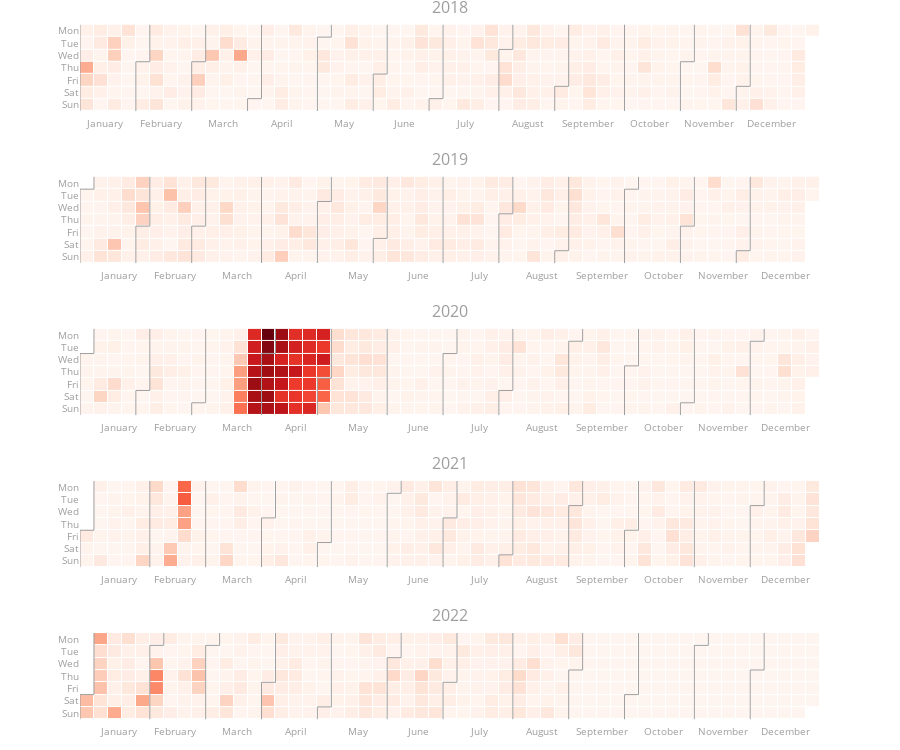

The cell this chart's notebook holds for it:
### Code cell
fig = calplot(
         events.reset_index(),
         x="FlightDate",
         y="Cancelled",
         colorscale="Reds",
         years_title=True
)
fig.show()

### Figure 1 — Plotly figure (JSON) as saved in the notebook; plotly's stock layout.template omitted (floating-point values rounded to 4 significant figures; data arrays with more than 128 entries replaced by an {"elided": "..."} marker saying what was removed)
{"data": [{"colorscale": [[0, "rgb(255,245,240)"], [0.125, "rgb(254,224,210)"], [0.25, "rgb(252,187,161)"], [0.375, "rgb(252,146,114)"], [0.5, "rgb(251,106,74)"], [0.625, "rgb(239,59,44)"], [0.75, "rgb(203,24,29)"], [0.875, "rgb(165,15,21)"], [1, "rgb(103,0,13)"]], "customdata": {"elided": "365x2 str values"}, "hovertemplate": "%{customdata[0]} <br>Week=%{x} <br>%{customdata[1]}=%{z}", "name": "2018", "showscale": false, "type": "heatmap", "x": {"elided": "365 int values"}, "xaxis": "x", "xgap": 1, "y": {"elided": "365 int values"}, "yaxis": "y", "ygap": 1, "z": {"elided": "365 float values"}, "zmax": 0.558, "zmin": 0}, {"hoverinfo": "skip", "line": {"color": "#9e9e9e", "width": 1}, "mode": "lines", "type": "scatter", "x": [0.5, 0.5], "xaxis": "x", "y": [-0.5, 6.5], "yaxis": "y"}, {"hoverinfo": "skip", "line": {"color": "#9e9e9e", "width": 1}, "mode": "lines", "type": "scatter", "x": [4.5, 4.5], "xaxis": "x", "y": [2.5, 6.5], "yaxis": "y"}, {"hoverinfo": "skip", "line": {"color": "#9e9e9e", "width": 1}, "mode": "lines", "type": "scatter", "x": [4.5, 5.5], "xaxis": "x", "y": [2.5, 2.5], "yaxis": "y"}, {"hoverinfo": "skip", "line": {"color": "#9e9e9e", "width": 1}, "mode": "lines", "type": "scatter", "x": [5.5, 5.5], "xaxis": "x", "y": [2.5, -0.5], "yaxis": "y"}, {"hoverinfo": "skip", "line": {"color": "#9e9e9e", "width": 1}, "mode": "lines", "type": "scatter", "x": [8.5, 8.5], "xaxis": "x", "y": [2.5, 6.5], "yaxis": "y"}, {"hoverinfo": "skip", "line": {"color": "#9e9e9e", "width": 1}, "mode": "lines", "type": "scatter", "x": [8.5, 9.5], "xaxis": "x", "y": [2.5, 2.5], "yaxis": "y"}, {"hoverinfo": "skip", "line": {"color": "#9e9e9e", "width": 1}, "mode": "lines", "type": "scatter", "x": [9.5, 9.5], "xaxis": "x", "y": [2.5, -0.5], "yaxis": "y"}, {"hoverinfo": "skip", "line": {"color": "#9e9e9e", "width": 1}, "mode": "lines", "type": "scatter", "x": [12.5, 12.5], "xaxis": "x", "y": [5.5, 6.5], "yaxis": "y"}, {"hoverinfo": "skip", "line": {"color": "#9e9e9e", "width": 1}, "mode": "lines", "type": "scatter", "x": [12.5, 13.5], "xaxis": "x", "y": [5.5, 5.5], "yaxis": "y"}, {"hoverinfo": "skip", "line": {"color": "#9e9e9e", "width": 1}, "mode": "lines", "type": "scatter", "x": [13.5, 13.5], "xaxis": "x", "y": [5.5, -0.5], "yaxis": "y"}, {"hoverinfo": "skip", "line": {"color": "#9e9e9e", "width": 1}, "mode": "lines", "type": "scatter", "x": [17.5, 17.5], "xaxis": "x", "y": [0.5, 6.5], "yaxis": "y"}, {"hoverinfo": "skip", "line": {"color": "#9e9e9e", "width": 1}, "mode": "lines", "type": "scatter", "x": [17.5, 18.5], "xaxis": "x", "y": [0.5, 0.5], "yaxis": "y"}, {"hoverinfo": "skip", "line": {"color": "#9e9e9e", "width": 1}, "mode": "lines", "type": "scatter", "x": [18.5, 18.5], "xaxis": "x", "y": [0.5, -0.5], "yaxis": "y"}, {"hoverinfo": "skip", "line": {"color": "#9e9e9e", "width": 1}, "mode": "lines", "type": "scatter", "x": [21.5, 21.5], "xaxis": "x", "y": [3.5, 6.5], "yaxis": "y"}, {"hoverinfo": "skip", "line": {"color": "#9e9e9e", "width": 1}, "mode": "lines", "type": "scatter", "x": [21.5, 22.5], "xaxis": "x", "y": [3.5, 3.5], "yaxis": "y"}, {"hoverinfo": "skip", "line": {"color": "#9e9e9e", "width": 1}, "mode": "lines", "type": "scatter", "x": [22.5, 22.5], "xaxis": "x", "y": [3.5, -0.5], "yaxis": "y"}, {"hoverinfo": "skip", "line": {"color": "#9e9e9e", "width": 1}, "mode": "lines", "type": "scatter", "x": [25.5, 25.5], "xaxis": "x", "y": [5.5, 6.5], "yaxis": "y"}, {"hoverinfo": "skip", "line": {"color": "#9e9e9e", "width": 1}, "mode": "lines", "type": "scatter", "x": [25.5, 26.5], "xaxis": "x", "y": [5.5, 5.5], "yaxis": "y"}, {"hoverinfo": "skip", "line": {"color": "#9e9e9e", "width": 1}, "mode": "lines", "type": "scatter", "x": [26.5, 26.5], "xaxis": "x", "y": [5.5, -0.5], "yaxis": "y"}, {"hoverinfo": "skip", "line": {"color": "#9e9e9e", "width": 1}, "mode": "lines", "type": "scatter", "x": [30.5, 30.5], "xaxis": "x", "y": [1.5, 6.5], "yaxis": "y"}, {"hoverinfo": "skip", "line": {"color": "#9e9e9e", "width": 1}, "mode": "lines", "type": "scatter", "x": [30.5, 31.5], "xaxis": "x", "y": [1.5, 1.5], "yaxis": "y"}, {"hoverinfo": "skip", "line": {"color": "#9e9e9e", "width": 1}, "mode": "lines", "type": "scatter", "x": [31.5, 31.5], "xaxis": "x", "y": [1.5, -0.5], "yaxis": "y"}, {"hoverinfo": "skip", "line": {"color": "#9e9e9e", "width": 1}, "mode": "lines", "type": "scatter", "x": [34.5, 34.5], "xaxis": "x", "y": [4.5, 6.5], "yaxis": "y"}, {"hoverinfo": "skip", "line": {"color": "#9e9e9e", "width": 1}, "mode": "lines", "type": "scatter", "x": [34.5, 35.5], "xaxis": "x", "y": [4.5, 4.5], "yaxis": "y"}, {"hoverinfo": "skip", "line": {"color": "#9e9e9e", "width": 1}, "mode": "lines", "type": "scatter", "x": [35.5, 35.5], "xaxis": "x", "y": [4.5, -0.5], "yaxis": "y"}, {"hoverinfo": "skip", "line": {"color": "#9e9e9e", "width": 1}, "mode": "lines", "type": "scatter", "x": [39.5, 39.5], "xaxis": "x", "y": [-0.5, 6.5], "yaxis": "y"}, {"hoverinfo": "skip", "line": {"color": "#9e9e9e", "width": 1}, "mode": "lines", "type": "scatter", "x": [43.5, 43.5], "xaxis": "x", "y": [2.5, 6.5], "yaxis": "y"}, {"hoverinfo": "skip", "line": {"color": "#9e9e9e", "width": 1}, "mode": "lines", "type": "scatter", "x": [43.5, 44.5], "xaxis": "x", "y": [2.5, 2.5], "yaxis": "y"}, {"hoverinfo": "skip", "line": {"color": "#9e9e9e", "width": 1}, "mode": "lines", "type": "scatter", "x": [44.5, 44.5], "xaxis": "x", "y": [2.5, -0.5], "yaxis": "y"}, {"hoverinfo": "skip", "line": {"color": "#9e9e9e", "width": 1}, "mode": "lines", "type": "scatter", "x": [47.5, 47.5], "xaxis": "x", "y": [4.5, 6.5], "yaxis": "y"}, {"hoverinfo": "skip", "line": {"color": "#9e9e9e", "width": 1}, "mode": "lines", "type": "scatter", "x": [47.5, 48.5], "xaxis": "x", "y": [4.5, 4.5], "yaxis": "y"}, {"hoverinfo": "skip", "line": {"color": "#9e9e9e", "width": 1}, "mode": "lines", "type": "scatter", "x": [48.5, 48.5], "xaxis": "x", "y": [4.5, -0.5], "yaxis": "y"}, {"colorscale": [[0, "rgb(255,245,240)"], [0.125, "rgb(254,224,210)"], [0.25, "rgb(252,187,161)"], [0.375, "rgb(252,146,114)"], [0.5, "rgb(251,106,74)"], [0.625, "rgb(239,59,44)"], [0.75, "rgb(203,24,29)"], [0.875, "rgb(165,15,21)"], [1, "rgb(103,0,13)"]], "customdata": {"elided": "365x2 str values"}, "hovertemplate": "%{customdata[0]} <br>Week=%{x} <br>%{customdata[1]}=%{z}", "name": "2019", "showscale": false, "type": "heatmap", "x": {"elided": "365 int values"}, "xaxis": "x2", "xgap": 1, "y": {"elided": "365 int values"}, "yaxis": "y2", "ygap": 1, "z": {"elided": "365 float values"}, "zmax": 0.558, "zmin": 0}, {"hoverinfo": "skip", "line": {"color": "#9e9e9e", "width": 1}, "mode": "lines", "type": "scatter", "x": [-0.5, -0.5], "xaxis": "x2", "y": [0.5, 6.5], "yaxis": "y2"}, {"hoverinfo": "skip", "line": {"color": "#9e9e9e", "width": 1}, "mode": "lines", "type": "scatter", "x": [-0.5, 0.5], "xaxis": "x2", "y": [0.5, 0.5], "yaxis": "y2"}, {"hoverinfo": "skip", "line": {"color": "#9e9e9e", "width": 1}, "mode": "lines", "type": "scatter", "x": [0.5, 0.5], "xaxis": "x2", "y": [0.5, -0.5], "yaxis": "y2"}, {"hoverinfo": "skip", "line": {"color": "#9e9e9e", "width": 1}, "mode": "lines", "type": "scatter", "x": [3.5, 3.5], "xaxis": "x2", "y": [3.5, 6.5], "yaxis": "y2"}, {"hoverinfo": "skip", "line": {"color": "#9e9e9e", "width": 1}, "mode": "lines", "type": "scatter", "x": [3.5, 4.5], "xaxis": "x2", "y": [3.5, 3.5], "yaxis": "y2"}, {"hoverinfo": "skip", "line": {"color": "#9e9e9e", "width": 1}, "mode": "lines", "type": "scatter", "x": [4.5, 4.5], "xaxis": "x2", "y": [3.5, -0.5], "yaxis": "y2"}, {"hoverinfo": "skip", "line": {"color": "#9e9e9e", "width": 1}, "mode": "lines", "type": "scatter", "x": [7.5, 7.5], "xaxis": "x2", "y": [3.5, 6.5], "yaxis": "y2"}, {"hoverinfo": "skip", "line": {"color": "#9e9e9e", "width": 1}, "mode": "lines", "type": "scatter", "x": [7.5, 8.5], "xaxis": "x2", "y": [3.5, 3.5], "yaxis": "y2"}, {"hoverinfo": "skip", "line": {"color": "#9e9e9e", "width": 1}, "mode": "lines", "type": "scatter", "x": [8.5, 8.5], "xaxis": "x2", "y": [3.5, -0.5], "yaxis": "y2"}, {"hoverinfo": "skip", "line": {"color": "#9e9e9e", "width": 1}, "mode": "lines", "type": "scatter", "x": [12.5, 12.5], "xaxis": "x2", "y": [-0.5, 6.5], "yaxis": "y2"}, {"hoverinfo": "skip", "line": {"color": "#9e9e9e", "width": 1}, "mode": "lines", "type": "scatter", "x": [16.5, 16.5], "xaxis": "x2", "y": [1.5, 6.5], "yaxis": "y2"}, {"hoverinfo": "skip", "line": {"color": "#9e9e9e", "width": 1}, "mode": "lines", "type": "scatter", "x": [16.5, 17.5], "xaxis": "x2", "y": [1.5, 1.5], "yaxis": "y2"}, {"hoverinfo": "skip", "line": {"color": "#9e9e9e", "width": 1}, "mode": "lines", "type": "scatter", "x": [17.5, 17.5], "xaxis": "x2", "y": [1.5, -0.5], "yaxis": "y2"}, {"hoverinfo": "skip", "line": {"color": "#9e9e9e", "width": 1}, "mode": "lines", "type": "scatter", "x": [20.5, 20.5], "xaxis": "x2", "y": [4.5, 6.5], "yaxis": "y2"}, {"hoverinfo": "skip", "line": {"color": "#9e9e9e", "width": 1}, "mode": "lines", "type": "scatter", "x": [20.5, 21.5], "xaxis": "x2", "y": [4.5, 4.5], "yaxis": "y2"}, {"hoverinfo": "skip", "line": {"color": "#9e9e9e", "width": 1}, "mode": "lines", "type": "scatter", "x": [21.5, 21.5], "xaxis": "x2", "y": [4.5, -0.5], "yaxis": "y2"}, {"hoverinfo": "skip", "line": {"color": "#9e9e9e", "width": 1}, "mode": "lines", "type": "scatter", "x": [25.5, 25.5], "xaxis": "x2", "y": [-0.5, 6.5], "yaxis": "y2"}, {"hoverinfo": "skip", "line": {"color": "#9e9e9e", "width": 1}, "mode": "lines", "type": "scatter", "x": [29.5, 29.5], "xaxis": "x2", "y": [2.5, 6.5], "yaxis": "y2"}, {"hoverinfo": "skip", "line": {"color": "#9e9e9e", "width": 1}, "mode": "lines", "type": "scatter", "x": [29.5, 30.5], "xaxis": "x2", "y": [2.5, 2.5], "yaxis": "y2"}, {"hoverinfo": "skip", "line": {"color": "#9e9e9e", "width": 1}, "mode": "lines", "type": "scatter", "x": [30.5, 30.5], "xaxis": "x2", "y": [2.5, -0.5], "yaxis": "y2"}, {"hoverinfo": "skip", "line": {"color": "#9e9e9e", "width": 1}, "mode": "lines", "type": "scatter", "x": [33.5, 33.5], "xaxis": "x2", "y": [5.5, 6.5], "yaxis": "y2"}, {"hoverinfo": "skip", "line": {"color": "#9e9e9e", "width": 1}, "mode": "lines", "type": "scatter", "x": [33.5, 34.5], "xaxis": "x2", "y": [5.5, 5.5], "yaxis": "y2"}, {"hoverinfo": "skip", "line": {"color": "#9e9e9e", "width": 1}, "mode": "lines", "type": "scatter", "x": [34.5, 34.5], "xaxis": "x2", "y": [5.5, -0.5], "yaxis": "y2"}, {"hoverinfo": "skip", "line": {"color": "#9e9e9e", "width": 1}, "mode": "lines", "type": "scatter", "x": [38.5, 38.5], "xaxis": "x2", "y": [0.5, 6.5], "yaxis": "y2"}, {"hoverinfo": "skip", "line": {"color": "#9e9e9e", "width": 1}, "mode": "lines", "type": "scatter", "x": [38.5, 39.5], "xaxis": "x2", "y": [0.5, 0.5], "yaxis": "y2"}, {"hoverinfo": "skip", "line": {"color": "#9e9e9e", "width": 1}, "mode": "lines", "type": "scatter", "x": [39.5, 39.5], "xaxis": "x2", "y": [0.5, -0.5], "yaxis": "y2"}, {"hoverinfo": "skip", "line": {"color": "#9e9e9e", "width": 1}, "mode": "lines", "type": "scatter", "x": [42.5, 42.5], "xaxis": "x2", "y": [3.5, 6.5], "yaxis": "y2"}, {"hoverinfo": "skip", "line": {"color": "#9e9e9e", "width": 1}, "mode": "lines", "type": "scatter", "x": [42.5, 43.5], "xaxis": "x2", "y": [3.5, 3.5], "yaxis": "y2"}, {"hoverinfo": "skip", "line": {"color": "#9e9e9e", "width": 1}, "mode": "lines", "type": "scatter", "x": [43.5, 43.5], "xaxis": "x2", "y": [3.5, -0.5], "yaxis": "y2"}, {"hoverinfo": "skip", "line": {"color": "#9e9e9e", "width": 1}, "mode": "lines", "type": "scatter", "x": [46.5, 46.5], "xaxis": "x2", "y": [5.5, 6.5], "yaxis": "y2"}, {"hoverinfo": "skip", "line": {"color": "#9e9e9e", "width": 1}, "mode": "lines", "type": "scatter", "x": [46.5, 47.5], "xaxis": "x2", "y": [5.5, 5.5], "yaxis": "y2"}, {"hoverinfo": "skip", "line": {"color": "#9e9e9e", "width": 1}, "mode": "lines", "type": "scatter", "x": [47.5, 47.5], "xaxis": "x2", "y": [5.5, -0.5], "yaxis": "y2"}, {"colorscale": [[0, "rgb(255,245,240)"], [0.125, "rgb(254,224,210)"], [0.25, "rgb(252,187,161)"], [0.375, "rgb(252,146,114)"], [0.5, "rgb(251,106,74)"], [0.625, "rgb(239,59,44)"], [0.75, "rgb(203,24,29)"], [0.875, "rgb(165,15,21)"], [1, "rgb(103,0,13)"]], "customdata": {"elided": "366x2 str values"}, "hovertemplate": "%{customdata[0]} <br>Week=%{x} <br>%{customdata[1]}=%{z}", "name": "2020", "showscale": false, "type": "heatmap", "x": {"elided": "366 int values"}, "xaxis": "x3", "xgap": 1, "y": {"elided": "366 int values"}, "yaxis": "y3", "ygap": 1, "z": {"elided": "366 float values"}, "zmax": 0.558, "zmin": 0}, {"hoverinfo": "skip", "line": {"color": "#9e9e9e", "width": 1}, "mode": "lines", "type": "scatter", "x": [-0.5, -0.5], "xaxis": "x3", "y": [1.5, 6.5], "yaxis": "y3"}, {"hoverinfo": "skip", "line": {"color": "#9e9e9e", "width": 1}, "mode": "lines", "type": "scatter", "x": [-0.5, 0.5], "xaxis": "x3", "y": [1.5, 1.5], "yaxis": "y3"}, {"hoverinfo": "skip", "line": {"color": "#9e9e9e", "width": 1}, "mode": "lines", "type": "scatter", "x": [0.5, 0.5], "xaxis": "x3", "y": [1.5, -0.5], "yaxis": "y3"}, {"hoverinfo": "skip", "line": {"color": "#9e9e9e", "width": 1}, "mode": "lines", "type": "scatter", "x": [3.5, 3.5], "xaxis": "x3", "y": [4.5, 6.5], "yaxis": "y3"}, {"hoverinfo": "skip", "line": {"color": "#9e9e9e", "width": 1}, "mode": "lines", "type": "scatter", "x": [3.5, 4.5], "xaxis": "x3", "y": [4.5, 4.5], "yaxis": "y3"}, {"hoverinfo": "skip", "line": {"color": "#9e9e9e", "width": 1}, "mode": "lines", "type": "scatter", "x": [4.5, 4.5], "xaxis": "x3", "y": [4.5, -0.5], "yaxis": "y3"}, {"hoverinfo": "skip", "line": {"color": "#9e9e9e", "width": 1}, "mode": "lines", "type": "scatter", "x": [7.5, 7.5], "xaxis": "x3", "y": [5.5, 6.5], "yaxis": "y3"}, {"hoverinfo": "skip", "line": {"color": "#9e9e9e", "width": 1}, "mode": "lines", "type": "scatter", "x": [7.5, 8.5], "xaxis": "x3", "y": [5.5, 5.5], "yaxis": "y3"}, {"hoverinfo": "skip", "line": {"color": "#9e9e9e", "width": 1}, "mode": "lines", "type": "scatter", "x": [8.5, 8.5], "xaxis": "x3", "y": [5.5, -0.5], "yaxis": "y3"}, {"hoverinfo": "skip", "line": {"color": "#9e9e9e", "width": 1}, "mode": "lines", "type": "scatter", "x": [12.5, 12.5], "xaxis": "x3", "y": [1.5, 6.5], "yaxis": "y3"}, {"hoverinfo": "skip", "line": {"color": "#9e9e9e", "width": 1}, "mode": "lines", "type": "scatter", "x": [12.5, 13.5], "xaxis": "x3", "y": [1.5, 1.5], "yaxis": "y3"}, {"hoverinfo": "skip", "line": {"color": "#9e9e9e", "width": 1}, "mode": "lines", "type": "scatter", "x": [13.5, 13.5], "xaxis": "x3", "y": [1.5, -0.5], "yaxis": "y3"}, {"hoverinfo": "skip", "line": {"color": "#9e9e9e", "width": 1}, "mode": "lines", "type": "scatter", "x": [16.5, 16.5], "xaxis": "x3", "y": [3.5, 6.5], "yaxis": "y3"}, {"hoverinfo": "skip", "line": {"color": "#9e9e9e", "width": 1}, "mode": "lines", "type": "scatter", "x": [16.5, 17.5], "xaxis": "x3", "y": [3.5, 3.5], "yaxis": "y3"}, {"hoverinfo": "skip", "line": {"color": "#9e9e9e", "width": 1}, "mode": "lines", "type": "scatter", "x": [17.5, 17.5], "xaxis": "x3", "y": [3.5, -0.5], "yaxis": "y3"}, {"hoverinfo": "skip", "line": {"color": "#9e9e9e", "width": 1}, "mode": "lines", "type": "scatter", "x": [21.5, 21.5], "xaxis": "x3", "y": [-0.5, 6.5], "yaxis": "y3"}, {"hoverinfo": "skip", "line": {"color": "#9e9e9e", "width": 1}, "mode": "lines", "type": "scatter", "x": [25.5, 25.5], "xaxis": "x3", "y": [1.5, 6.5], "yaxis": "y3"}, {"hoverinfo": "skip", "line": {"color": "#9e9e9e", "width": 1}, "mode": "lines", "type": "scatter", "x": [25.5, 26.5], "xaxis": "x3", "y": [1.5, 1.5], "yaxis": "y3"}, {"hoverinfo": "skip", "line": {"color": "#9e9e9e", "width": 1}, "mode": "lines", "type": "scatter", "x": [26.5, 26.5], "xaxis": "x3", "y": [1.5, -0.5], "yaxis": "y3"}, {"hoverinfo": "skip", "line": {"color": "#9e9e9e", "width": 1}, "mode": "lines", "type": "scatter", "x": [29.5, 29.5], "xaxis": "x3", "y": [4.5, 6.5], "yaxis": "y3"}, {"hoverinfo": "skip", "line": {"color": "#9e9e9e", "width": 1}, "mode": "lines", "type": "scatter", "x": [29.5, 30.5], "xaxis": "x3", "y": [4.5, 4.5], "yaxis": "y3"}, {"hoverinfo": "skip", "line": {"color": "#9e9e9e", "width": 1}, "mode": "lines", "type": "scatter", "x": [30.5, 30.5], "xaxis": "x3", "y": [4.5, -0.5], "yaxis": "y3"}, {"hoverinfo": "skip", "line": {"color": "#9e9e9e", "width": 1}, "mode": "lines", "type": "scatter", "x": [34.5, 34.5], "xaxis": "x3", "y": [0.5, 6.5], "yaxis": "y3"}, {"hoverinfo": "skip", "line": {"color": "#9e9e9e", "width": 1}, "mode": "lines", "type": "scatter", "x": [34.5, 35.5], "xaxis": "x3", "y": [0.5, 0.5], "yaxis": "y3"}, {"hoverinfo": "skip", "line": {"color": "#9e9e9e", "width": 1}, "mode": "lines", "type": "scatter", "x": [35.5, 35.5], "xaxis": "x3", "y": [0.5, -0.5], "yaxis": "y3"}, {"hoverinfo": "skip", "line": {"color": "#9e9e9e", "width": 1}, "mode": "lines", "type": "scatter", "x": [38.5, 38.5], "xaxis": "x3", "y": [2.5, 6.5], "yaxis": "y3"}, {"hoverinfo": "skip", "line": {"color": "#9e9e9e", "width": 1}, "mode": "lines", "type": "scatter", "x": [38.5, 39.5], "xaxis": "x3", "y": [2.5, 2.5], "yaxis": "y3"}, {"hoverinfo": "skip", "line": {"color": "#9e9e9e", "width": 1}, "mode": "lines", "type": "scatter", "x": [39.5, 39.5], "xaxis": "x3", "y": [2.5, -0.5], "yaxis": "y3"}, {"hoverinfo": "skip", "line": {"color": "#9e9e9e", "width": 1}, "mode": "lines", "type": "scatter", "x": [42.5, 42.5], "xaxis": "x3", "y": [5.5, 6.5], "yaxis": "y3"}, {"hoverinfo": "skip", "line": {"color": "#9e9e9e", "width": 1}, "mode": "lines", "type": "scatter", "x": [42.5, 43.5], "xaxis": "x3", "y": [5.5, 5.5], "yaxis": "y3"}, {"hoverinfo": "skip", "line": {"color": "#9e9e9e", "width": 1}, "mode": "lines", "type": "scatter", "x": [43.5, 43.5], "xaxis": "x3", "y": [5.5, -0.5], "yaxis": "y3"}, {"hoverinfo": "skip", "line": {"color": "#9e9e9e", "width": 1}, "mode": "lines", "type": "scatter", "x": [47.5, 47.5], "xaxis": "x3", "y": [0.5, 6.5], "yaxis": "y3"}, {"hoverinfo": "skip", "line": {"color": "#9e9e9e", "width": 1}, "mode": "lines", "type": "scatter", "x": [47.5, 48.5], "xaxis": "x3", "y": [0.5, 0.5], "yaxis": "y3"}, {"hoverinfo": "skip", "line": {"color": "#9e9e9e", "width": 1}, "mode": "lines", "type": "scatter", "x": [48.5, 48.5], "xaxis": "x3", "y": [0.5, -0.5], "yaxis": "y3"}, {"colorscale": [[0, "rgb(255,245,240)"], [0.125, "rgb(254,224,210)"], [0.25, "rgb(252,187,161)"], [0.375, "rgb(252,146,114)"], [0.5, "rgb(251,106,74)"], [0.625, "rgb(239,59,44)"], [0.75, "rgb(203,24,29)"], [0.875, "rgb(165,15,21)"], [1, "rgb(103,0,13)"]], "customdata": {"elided": "365x2 str values"}, "hovertemplate": "%{customdata[0]} <br>Week=%{x} <br>%{customdata[1]}=%{z}", "name": "2021", "showscale": false, "type": "heatmap", "x": {"elided": "365 int values"}, "xaxis": "x4", "xgap": 1, "y": {"elided": "365 int values"}, "yaxis": "y4", "ygap": 1, "z": {"elided": "365 float values"}, "zmax": 0.558, "zmin": 0}, {"hoverinfo": "skip", "line": {"color": "#9e9e9e", "width": 1}, "mode": "lines", "type": "scatter", "x": [-0.5, -0.5], "xaxis": "x4", "y": [3.5, 6.5], "yaxis": "y4"}, {"hoverinfo": "skip", "line": {"color": "#9e9e9e", "width": 1}, "mode": "lines", "type": "scatter", "x": [-0.5, 0.5], "xaxis": "x4", "y": [3.5, 3.5], "yaxis": "y4"}, {"hoverinfo": "skip", "line": {"color": "#9e9e9e", "width": 1}, "mode": "lines", "type": "scatter", "x": [0.5, 0.5], "xaxis": "x4", "y": [3.5, -0.5], "yaxis": "y4"}, {"hoverinfo": "skip", "line": {"color": "#9e9e9e", "width": 1}, "mode": "lines", "type": "scatter", "x": [4.5, 4.5], "xaxis": "x4", "y": [-0.5, 6.5], "yaxis": "y4"}, {"hoverinfo": "skip", "line": {"color": "#9e9e9e", "width": 1}, "mode": "lines", "type": "scatter", "x": [8.5, 8.5], "xaxis": "x4", "y": [-0.5, 6.5], "yaxis": "y4"}, {"hoverinfo": "skip", "line": {"color": "#9e9e9e", "width": 1}, "mode": "lines", "type": "scatter", "x": [12.5, 12.5], "xaxis": "x4", "y": [2.5, 6.5], "yaxis": "y4"}, {"hoverinfo": "skip", "line": {"color": "#9e9e9e", "width": 1}, "mode": "lines", "type": "scatter", "x": [12.5, 13.5], "xaxis": "x4", "y": [2.5, 2.5], "yaxis": "y4"}, {"hoverinfo": "skip", "line": {"color": "#9e9e9e", "width": 1}, "mode": "lines", "type": "scatter", "x": [13.5, 13.5], "xaxis": "x4", "y": [2.5, -0.5], "yaxis": "y4"}, {"hoverinfo": "skip", "line": {"color": "#9e9e9e", "width": 1}, "mode": "lines", "type": "scatter", "x": [16.5, 16.5], "xaxis": "x4", "y": [4.5, 6.5], "yaxis": "y4"}, {"hoverinfo": "skip", "line": {"color": "#9e9e9e", "width": 1}, "mode": "lines", "type": "scatter", "x": [16.5, 17.5], "xaxis": "x4", "y": [4.5, 4.5], "yaxis": "y4"}, {"hoverinfo": "skip", "line": {"color": "#9e9e9e", "width": 1}, "mode": "lines", "type": "scatter", "x": [17.5, 17.5], "xaxis": "x4", "y": [4.5, -0.5], "yaxis": "y4"}, {"hoverinfo": "skip", "line": {"color": "#9e9e9e", "width": 1}, "mode": "lines", "type": "scatter", "x": [21.5, 21.5], "xaxis": "x4", "y": [0.5, 6.5], "yaxis": "y4"}, {"hoverinfo": "skip", "line": {"color": "#9e9e9e", "width": 1}, "mode": "lines", "type": "scatter", "x": [21.5, 22.5], "xaxis": "x4", "y": [0.5, 0.5], "yaxis": "y4"}, {"hoverinfo": "skip", "line": {"color": "#9e9e9e", "width": 1}, "mode": "lines", "type": "scatter", "x": [22.5, 22.5], "xaxis": "x4", "y": [0.5, -0.5], "yaxis": "y4"}, {"hoverinfo": "skip", "line": {"color": "#9e9e9e", "width": 1}, "mode": "lines", "type": "scatter", "x": [25.5, 25.5], "xaxis": "x4", "y": [2.5, 6.5], "yaxis": "y4"}, {"hoverinfo": "skip", "line": {"color": "#9e9e9e", "width": 1}, "mode": "lines", "type": "scatter", "x": [25.5, 26.5], "xaxis": "x4", "y": [2.5, 2.5], "yaxis": "y4"}, {"hoverinfo": "skip", "line": {"color": "#9e9e9e", "width": 1}, "mode": "lines", "type": "scatter", "x": [26.5, 26.5], "xaxis": "x4", "y": [2.5, -0.5], "yaxis": "y4"}, {"hoverinfo": "skip", "line": {"color": "#9e9e9e", "width": 1}, "mode": "lines", "type": "scatter", "x": [29.5, 29.5], "xaxis": "x4", "y": [5.5, 6.5], "yaxis": "y4"}, {"hoverinfo": "skip", "line": {"color": "#9e9e9e", "width": 1}, "mode": "lines", "type": "scatter", "x": [29.5, 30.5], "xaxis": "x4", "y": [5.5, 5.5], "yaxis": "y4"}, {"hoverinfo": "skip", "line": {"color": "#9e9e9e", "width": 1}, "mode": "lines", "type": "scatter", "x": [30.5, 30.5], "xaxis": "x4", "y": [5.5, -0.5], "yaxis": "y4"}, {"hoverinfo": "skip", "line": {"color": "#9e9e9e", "width": 1}, "mode": "lines", "type": "scatter", "x": [34.5, 34.5], "xaxis": "x4", "y": [1.5, 6.5], "yaxis": "y4"}, {"hoverinfo": "skip", "line": {"color": "#9e9e9e", "width": 1}, "mode": "lines", "type": "scatter", "x": [34.5, 35.5], "xaxis": "x4", "y": [1.5, 1.5], "yaxis": "y4"}, {"hoverinfo": "skip", "line": {"color": "#9e9e9e", "width": 1}, "mode": "lines", "type": "scatter", "x": [35.5, 35.5], "xaxis": "x4", "y": [1.5, -0.5], "yaxis": "y4"}, {"hoverinfo": "skip", "line": {"color": "#9e9e9e", "width": 1}, "mode": "lines", "type": "scatter", "x": [38.5, 38.5], "xaxis": "x4", "y": [3.5, 6.5], "yaxis": "y4"}, {"hoverinfo": "skip", "line": {"color": "#9e9e9e", "width": 1}, "mode": "lines", "type": "scatter", "x": [38.5, 39.5], "xaxis": "x4", "y": [3.5, 3.5], "yaxis": "y4"}, {"hoverinfo": "skip", "line": {"color": "#9e9e9e", "width": 1}, "mode": "lines", "type": "scatter", "x": [39.5, 39.5], "xaxis": "x4", "y": [3.5, -0.5], "yaxis": "y4"}, {"hoverinfo": "skip", "line": {"color": "#9e9e9e", "width": 1}, "mode": "lines", "type": "scatter", "x": [43.5, 43.5], "xaxis": "x4", "y": [-0.5, 6.5], "yaxis": "y4"}, {"hoverinfo": "skip", "line": {"color": "#9e9e9e", "width": 1}, "mode": "lines", "type": "scatter", "x": [47.5, 47.5], "xaxis": "x4", "y": [1.5, 6.5], "yaxis": "y4"}, {"hoverinfo": "skip", "line": {"color": "#9e9e9e", "width": 1}, "mode": "lines", "type": "scatter", "x": [47.5, 48.5], "xaxis": "x4", "y": [1.5, 1.5], "yaxis": "y4"}, {"hoverinfo": "skip", "line": {"color": "#9e9e9e", "width": 1}, "mode": "lines", "type": "scatter", "x": [48.5, 48.5], "xaxis": "x4", "y": [1.5, -0.5], "yaxis": "y4"}, {"colorscale": [[0, "rgb(255,245,240)"], [0.125, "rgb(254,224,210)"], [0.25, "rgb(252,187,161)"], [0.375, "rgb(252,146,114)"], [0.5, "rgb(251,106,74)"], [0.625, "rgb(239,59,44)"], [0.75, "rgb(203,24,29)"], [0.875, "rgb(165,15,21)"], [1, "rgb(103,0,13)"]], "customdata": {"elided": "365x2 str values"}, "hovertemplate": "%{customdata[0]} <br>Week=%{x} <br>%{customdata[1]}=%{z}", "name": "2022", "showscale": false, "type": "heatmap", "x": {"elided": "365 int values"}, "xaxis": "x5", "xgap": 1, "y": {"elided": "365 int values"}, "yaxis": "y5", "ygap": 1, "z": {"elided": "365 float values"}, "zmax": 0.558, "zmin": 0}, {"hoverinfo": "skip", "line": {"color": "#9e9e9e", "width": 1}, "mode": "lines", "type": "scatter", "x": [-0.5, -0.5], "xaxis": "x5", "y": [4.5, 6.5], "yaxis": "y5"}, {"hoverinfo": "skip", "line": {"color": "#9e9e9e", "width": 1}, "mode": "lines", "type": "scatter", "x": [-0.5, 0.5], "xaxis": "x5", "y": [4.5, 4.5], "yaxis": "y5"}, {"hoverinfo": "skip", "line": {"color": "#9e9e9e", "width": 1}, "mode": "lines", "type": "scatter", "x": [0.5, 0.5], "xaxis": "x5", "y": [4.5, -0.5], "yaxis": "y5"}, {"hoverinfo": "skip", "line": {"color": "#9e9e9e", "width": 1}, "mode": "lines", "type": "scatter", "x": [4.5, 4.5], "xaxis": "x5", "y": [0.5, 6.5], "yaxis": "y5"}, {"hoverinfo": "skip", "line": {"color": "#9e9e9e", "width": 1}, "mode": "lines", "type": "scatter", "x": [4.5, 5.5], "xaxis": "x5", "y": [0.5, 0.5], "yaxis": "y5"}, {"hoverinfo": "skip", "line": {"color": "#9e9e9e", "width": 1}, "mode": "lines", "type": "scatter", "x": [5.5, 5.5], "xaxis": "x5", "y": [0.5, -0.5], "yaxis": "y5"}, {"hoverinfo": "skip", "line": {"color": "#9e9e9e", "width": 1}, "mode": "lines", "type": "scatter", "x": [8.5, 8.5], "xaxis": "x5", "y": [0.5, 6.5], "yaxis": "y5"}, {"hoverinfo": "skip", "line": {"color": "#9e9e9e", "width": 1}, "mode": "lines", "type": "scatter", "x": [8.5, 9.5], "xaxis": "x5", "y": [0.5, 0.5], "yaxis": "y5"}, {"hoverinfo": "skip", "line": {"color": "#9e9e9e", "width": 1}, "mode": "lines", "type": "scatter", "x": [9.5, 9.5], "xaxis": "x5", "y": [0.5, -0.5], "yaxis": "y5"}, {"hoverinfo": "skip", "line": {"color": "#9e9e9e", "width": 1}, "mode": "lines", "type": "scatter", "x": [12.5, 12.5], "xaxis": "x5", "y": [3.5, 6.5], "yaxis": "y5"}, {"hoverinfo": "skip", "line": {"color": "#9e9e9e", "width": 1}, "mode": "lines", "type": "scatter", "x": [12.5, 13.5], "xaxis": "x5", "y": [3.5, 3.5], "yaxis": "y5"}, {"hoverinfo": "skip", "line": {"color": "#9e9e9e", "width": 1}, "mode": "lines", "type": "scatter", "x": [13.5, 13.5], "xaxis": "x5", "y": [3.5, -0.5], "yaxis": "y5"}, {"hoverinfo": "skip", "line": {"color": "#9e9e9e", "width": 1}, "mode": "lines", "type": "scatter", "x": [16.5, 16.5], "xaxis": "x5", "y": [5.5, 6.5], "yaxis": "y5"}, {"hoverinfo": "skip", "line": {"color": "#9e9e9e", "width": 1}, "mode": "lines", "type": "scatter", "x": [16.5, 17.5], "xaxis": "x5", "y": [5.5, 5.5], "yaxis": "y5"}, {"hoverinfo": "skip", "line": {"color": "#9e9e9e", "width": 1}, "mode": "lines", "type": "scatter", "x": [17.5, 17.5], "xaxis": "x5", "y": [5.5, -0.5], "yaxis": "y5"}, {"hoverinfo": "skip", "line": {"color": "#9e9e9e", "width": 1}, "mode": "lines", "type": "scatter", "x": [21.5, 21.5], "xaxis": "x5", "y": [1.5, 6.5], "yaxis": "y5"}, {"hoverinfo": "skip", "line": {"color": "#9e9e9e", "width": 1}, "mode": "lines", "type": "scatter", "x": [21.5, 22.5], "xaxis": "x5", "y": [1.5, 1.5], "yaxis": "y5"}, {"hoverinfo": "skip", "line": {"color": "#9e9e9e", "width": 1}, "mode": "lines", "type": "scatter", "x": [22.5, 22.5], "xaxis": "x5", "y": [1.5, -0.5], "yaxis": "y5"}, {"hoverinfo": "skip", "line": {"color": "#9e9e9e", "width": 1}, "mode": "lines", "type": "scatter", "x": [25.5, 25.5], "xaxis": "x5", "y": [3.5, 6.5], "yaxis": "y5"}, {"hoverinfo": "skip", "line": {"color": "#9e9e9e", "width": 1}, "mode": "lines", "type": "scatter", "x": [25.5, 26.5], "xaxis": "x5", "y": [3.5, 3.5], "yaxis": "y5"}, {"hoverinfo": "skip", "line": {"color": "#9e9e9e", "width": 1}, "mode": "lines", "type": "scatter", "x": [26.5, 26.5], "xaxis": "x5", "y": [3.5, -0.5], "yaxis": "y5"}, {"hoverinfo": "skip", "line": {"color": "#9e9e9e", "width": 1}, "mode": "lines", "type": "scatter", "x": [30.5, 30.5], "xaxis": "x5", "y": [-0.5, 6.5], "yaxis": "y5"}, {"hoverinfo": "skip", "line": {"color": "#9e9e9e", "width": 1}, "mode": "lines", "type": "scatter", "x": [34.5, 34.5], "xaxis": "x5", "y": [2.5, 6.5], "yaxis": "y5"}, {"hoverinfo": "skip", "line": {"color": "#9e9e9e", "width": 1}, "mode": "lines", "type": "scatter", "x": [34.5, 35.5], "xaxis": "x5", "y": [2.5, 2.5], "yaxis": "y5"}, {"hoverinfo": "skip", "line": {"color": "#9e9e9e", "width": 1}, "mode": "lines", "type": "scatter", "x": [35.5, 35.5], "xaxis": "x5", "y": [2.5, -0.5], "yaxis": "y5"}, {"hoverinfo": "skip", "line": {"color": "#9e9e9e", "width": 1}, "mode": "lines", "type": "scatter", "x": [38.5, 38.5], "xaxis": "x5", "y": [4.5, 6.5], "yaxis": "y5"}, {"hoverinfo": "skip", "line": {"color": "#9e9e9e", "width": 1}, "mode": "lines", "type": "scatter", "x": [38.5, 39.5], "xaxis": "x5", "y": [4.5, 4.5], "yaxis": "y5"}, {"hoverinfo": "skip", "line": {"color": "#9e9e9e", "width": 1}, "mode": "lines", "type": "scatter", "x": [39.5, 39.5], "xaxis": "x5", "y": [4.5, -0.5], "yaxis": "y5"}, {"hoverinfo": "skip", "line": {"color": "#9e9e9e", "width": 1}, "mode": "lines", "type": "scatter", "x": [43.5, 43.5], "xaxis": "x5", "y": [0.5, 6.5], "yaxis": "y5"}, {"hoverinfo": "skip", "line": {"color": "#9e9e9e", "width": 1}, "mode": "lines", "type": "scatter", "x": [43.5, 44.5], "xaxis": "x5", "y": [0.5, 0.5], "yaxis": "y5"}, {"hoverinfo": "skip", "line": {"color": "#9e9e9e", "width": 1}, "mode": "lines", "type": "scatter", "x": [44.5, 44.5], "xaxis": "x5", "y": [0.5, -0.5], "yaxis": "y5"}, {"hoverinfo": "skip", "line": {"color": "#9e9e9e", "width": 1}, "mode": "lines", "type": "scatter", "x": [47.5, 47.5], "xaxis": "x5", "y": [2.5, 6.5], "yaxis": "y5"}, {"hoverinfo": "skip", "line": {"color": "#9e9e9e", "width": 1}, "mode": "lines", "type": "scatter", "x": [47.5, 48.5], "xaxis": "x5", "y": [2.5, 2.5], "yaxis": "y5"}, {"hoverinfo": "skip", "line": {"color": "#9e9e9e", "width": 1}, "mode": "lines", "type": "scatter", "x": [48.5, 48.5], "xaxis": "x5", "y": [2.5, -0.5], "yaxis": "y5"}], "layout": {"annotations": [{"font": {"size": 16}, "showarrow": false, "text": "2018", "x": 0.5, "xanchor": "center", "xref": "paper", "y": 1.0, "yanchor": "bottom", "yref": "paper"}, {"font": {"size": 16}, "showarrow": false, "text": "2019", "x": 0.5, "xanchor": "center", "xref": "paper", "y": 0.784, "yanchor": "bottom", "yref": "paper"}, {"font": {"size": 16}, "showarrow": false, "text": "2020", "x": 0.5, "xanchor": "center", "xref": "paper", "y": 0.568, "yanchor": "bottom", "yref": "paper"}, {"font": {"size": 16}, "showarrow": false, "text": "2021", "x": 0.5, "xanchor": "center", "xref": "paper", "y": 0.352, "yanchor": "bottom", "yref": "paper"}, {"font": {"size": 16}, "showarrow": false, "text": "2022", "x": 0.5, "xanchor": "center", "xref": "paper", "y": 0.136, "yanchor": "bottom", "yref": "paper"}], "font": {"color": "#9e9e9e", "size": 10}, "height": 750, "margin": {"b": 20, "t": 20}, "plot_bgcolor": "#fff", "showlegend": false, "title": {"text": ""}, "xaxis": {"anchor": "y", "domain": [0, 1], "showgrid": false, "showline": false, "tickmode": "array", "ticktext": ["January", "February", "March", "April", "May", "June", "July", "August", "September", "October", "November", "December"], "tickvals": [2.286, 6.286, 10.71, 15, 19.43, 23.71, 28.14, 32.57, 36.86, 41.29, 45.57, 50], "zeroline": false}, "xaxis2": {"anchor": "y2", "domain": [0, 1], "showgrid": false, "showline": false, "tickmode": "array", "ticktext": ["January", "February", "March", "April", "May", "June", "July", "August", "September", "October", "November", "December"], "tickvals": [2.286, 6.286, 10.71, 15, 19.43, 23.71, 28.14, 32.57, 36.86, 41.29, 45.57, 50], "zeroline": false}, "xaxis3": {"anchor": "y3", "domain": [0, 1], "showgrid": false, "showline": false, "tickmode": "array", "ticktext": ["January", "February", "March", "April", "May", "June", "July", "August", "September", "October", "November", "December"], "tickvals": [2.286, 6.286, 10.71, 15, 19.43, 23.71, 28.14, 32.57, 36.86, 41.29, 45.57, 50], "zeroline": false}, "xaxis4": {"anchor": "y4", "domain": [0, 1], "showgrid": false, "showline": false, "tickmode": "array", "ticktext": ["January", "February", "March", "April", "May", "June", "July", "August", "September", "October", "November", "December"], "tickvals": [2.286, 6.286, 10.71, 15, 19.43, 23.71, 28.14, 32.57, 36.86, 41.29, 45.57, 50], "zeroline": false}, "xaxis5": {"anchor": "y5", "domain": [0, 1], "showgrid": false, "showline": false, "tickmode": "array", "ticktext": ["January", "February", "March", "April", "May", "June", "July", "August", "September", "October", "November", "December"], "tickvals": [2.286, 6.286, 10.71, 15, 19.43, 23.71, 28.14, 32.57, 36.86, 41.29, 45.57, 50], "zeroline": false}, "yaxis": {"anchor": "x", "autorange": "reversed", "domain": [0.864, 1.0], "showgrid": false, "showline": false, "tickmode": "array", "ticktext": ["Mon", "Tue", "Wed", "Thu", "Fri", "Sat", "Sun"], "tickvals": [0, 1, 2, 3, 4, 5, 6], "zeroline": false}, "yaxis2": {"anchor": "x2", "autorange": "reversed", "domain": [0.648, 0.784], "showgrid": false, "showline": false, "tickmode": "array", "ticktext": ["Mon", "Tue", "Wed", "Thu", "Fri", "Sat", "Sun"], "tickvals": [0, 1, 2, 3, 4, 5, 6], "zeroline": false}, "yaxis3": {"anchor": "x3", "autorange": "reversed", "domain": [0.432, 0.568], "showgrid": false, "showline": false, "tickmode": "array", "ticktext": ["Mon", "Tue", "Wed", "Thu", "Fri", "Sat", "Sun"], "tickvals": [0, 1, 2, 3, 4, 5, 6], "zeroline": false}, "yaxis4": {"anchor": "x4", "autorange": "reversed", "domain": [0.216, 0.352], "showgrid": false, "showline": false, "tickmode": "array", "ticktext": ["Mon", "Tue", "Wed", "Thu", "Fri", "Sat", "Sun"], "tickvals": [0, 1, 2, 3, 4, 5, 6], "zeroline": false}, "yaxis5": {"anchor": "x5", "autorange": "reversed", "domain": [0, 0.136], "showgrid": false, "showline": false, "tickmode": "array", "ticktext": ["Mon", "Tue", "Wed", "Thu", "Fri", "Sat", "Sun"], "tickvals": [0, 1, 2, 3, 4, 5, 6], "zeroline": false}}}
